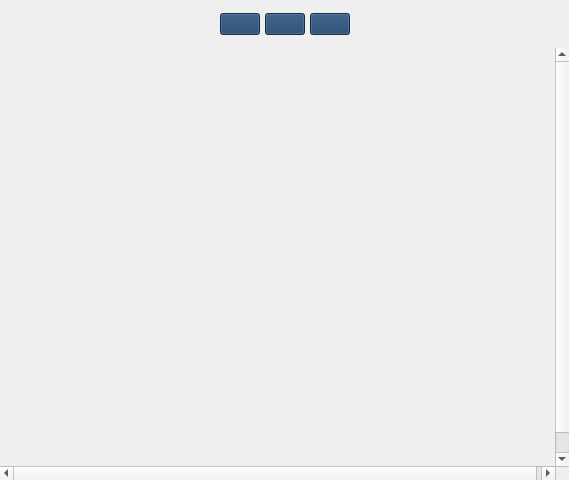
<?xml version="1.0" encoding="UTF-8"?>
<ui version="4.0">
  <class>imageViewerWindow</class>
  <widget class="QWidget" name="imageViewerWindow">
    <property name="geometry">
      <rect>
        <x>0</x>
        <y>0</y>
        <width>569</width>
        <height>480</height>
      </rect>
    </property>
    <property name="windowTitle">
      <string>ImageViewer</string>
    </property>
    <property name="styleSheet">
      <string notr="true">#toolbarFrame QPushButton {
	background: #193D66;
}
      </string>
    </property>
    <layout class="QVBoxLayout" name="mainVerticalLayout">
      <property name="spacing">
        <number>0</number>
      </property>
      <property name="leftMargin">
        <number>0</number>
      </property>
      <property name="topMargin">
        <number>0</number>
      </property>
      <property name="rightMargin">
        <number>0</number>
      </property>
      <property name="bottomMargin">
        <number>0</number>
      </property>
      <item>
        <widget class="QFrame" name="toolbarFrame">
          <property name="minimumSize">
            <size>
              <width>0</width>
              <height>48</height>
            </size>
          </property>
          <property name="maximumSize">
            <size>
              <width>16777215</width>
              <height>48</height>
            </size>
          </property>
          <layout class="QHBoxLayout" name="horizontalLayout">
            <property name="spacing">
              <number>5</number>
            </property>
            <property name="leftMargin">
              <number>0</number>
            </property>
            <property name="topMargin">
              <number>7</number>
            </property>
            <property name="rightMargin">
              <number>0</number>
            </property>
            <property name="bottomMargin">
              <number>7</number>
            </property>
            <item>
              <spacer name="leftHorizontalSpacer">
                <property name="orientation">
                  <enum>Qt::Horizontal</enum>
                </property>
                <property name="sizeHint" stdset="0">
                  <size>
                    <width>40</width>
                    <height>20</height>
                  </size>
                </property>
              </spacer>
            </item>
            <item>
              <widget class="QPushButton" name="zoomOutButton">
                <property name="toolTip">
                  <string>Zoom Out</string>
                </property>
                <property name="text">
                  <string/>
                </property>
                <property name="icon">
                  <iconset resource="icons.qrc">
                    <normaloff>:/icons/Images/zoom-out.png</normaloff>
                    <normalon>:/icons/Images/zoom-out.png</normalon>:/icons/Images/zoom-out.png</iconset>
                </property>
                <property name="iconSize">
                  <size>
                    <width>24</width>
                    <height>24</height>
                  </size>
                </property>
                <property name="checked">
                  <bool>false</bool>
                </property>
                <property name="autoExclusive">
                  <bool>true</bool>
                </property>
                <property name="default">
                  <bool>false</bool>
                </property>
                <property name="flat">
                  <bool>false</bool>
                </property>
                <property name="miminumSize" stdset="0">
                  <size>
                    <width>60</width>
                    <height>34</height>
                  </size>
                </property>
                <property name="maxinumSize" stdset="0">
                  <size>
                    <width>167721</width>
                    <height>34</height>
                  </size>
                </property>
              </widget>
            </item>
            <item>
              <widget class="QPushButton" name="zoomInButton">
                <property name="toolTip">
                  <string>Zoom In</string>
                </property>
                <property name="text">
                  <string/>
                </property>
                <property name="icon">
                  <iconset resource="icons.qrc">
                    <normaloff>:/icons/Images/zoom-in.png</normaloff>
                    <normalon>:/icons/Images/zoom-in.png</normalon>:/icons/Images/zoom-in.png</iconset>
                </property>
                <property name="iconSize">
                  <size>
                    <width>24</width>
                    <height>24</height>
                  </size>
                </property>
                <property name="checked">
                  <bool>false</bool>
                </property>
                <property name="autoExclusive">
                  <bool>true</bool>
                </property>
                <property name="default">
                  <bool>false</bool>
                </property>
                <property name="flat">
                  <bool>false</bool>
                </property>
                <property name="miminumSize" stdset="0">
                  <size>
                    <width>60</width>
                    <height>34</height>
                  </size>
                </property>
                <property name="maxinumSize" stdset="0">
                  <size>
                    <width>167721</width>
                    <height>34</height>
                  </size>
                </property>
              </widget>
            </item>
            <item>
              <widget class="QPushButton" name="FitWindowButton">
                <property name="toolTip">
                  <string>Zoom In</string>
                </property>
                <property name="text">
                  <string/>
                </property>
                <property name="icon">
                  <iconset resource="icons.qrc">
                    <normaloff>:/icons/Images/fit-to-window.png</normaloff>
                    <normalon>:/icons/Images/fit-to-window.png</normalon>:/icons/Images/fit-to-window.png</iconset>
                </property>
                <property name="iconSize">
                  <size>
                    <width>24</width>
                    <height>24</height>
                  </size>
                </property>
                <property name="checked">
                  <bool>false</bool>
                </property>
                <property name="autoExclusive">
                  <bool>true</bool>
                </property>
                <property name="default">
                  <bool>false</bool>
                </property>
                <property name="flat">
                  <bool>false</bool>
                </property>
                <property name="miminumSize" stdset="0">
                  <size>
                    <width>60</width>
                    <height>34</height>
                  </size>
                </property>
                <property name="maxinumSize" stdset="0">
                  <size>
                    <width>167721</width>
                    <height>34</height>
                  </size>
                </property>
              </widget>
            </item>
            <item>
              <spacer name="rightHorizontalSpacer">
                <property name="orientation">
                  <enum>Qt::Horizontal</enum>
                </property>
                <property name="sizeHint" stdset="0">
                  <size>
                    <width>40</width>
                    <height>20</height>
                  </size>
                </property>
              </spacer>
            </item>
          </layout>
        </widget>
      </item>
      <item>
        <widget class="QScrollArea" name="scrollArea">
          <property name="frameShape">
            <enum>QFrame::NoFrame</enum>
          </property>
          <property name="widgetResizable">
            <bool>false</bool>
          </property>
          <property name="alignment">
            <set>Qt::AlignCenter</set>`
          </property>
          <widget class="QWidget" name="scrollAreaWidgetContents">
            <property name="geometry">
              <rect>
                <x>0</x>
                <y>0</y>
                <width>560</width>
                <height>440</height>
              </rect>
            </property>
            <widget class="QLabel" name="imageLabel">
              <property name="geometry">
                <rect>
                  <x>0</x>
                  <y>0</y>
                  <width>560</width>
                  <height>440</height>
                </rect>
              </property>
              <property name="minimumSize">
                <size>
                  <width>0</width>
                  <height>0</height>
                </size>
              </property>
              <property name="maximumSize">
                <size>
                  <width>16777215</width>
                  <height>877</height>
                </size>
              </property>
              <property name="text">
                <string/>
              </property>
              <property name="alignment">
                <set>Qt::AlignLeading|Qt::AlignLeft|Qt::AlignTop</set>
              </property>
            </widget>
          </widget>
        </widget>
      </item>
    </layout>
  </widget>
  <resources>
    <include location="icons.qrc"/>
  </resources>
  <connections/>
</ui>
